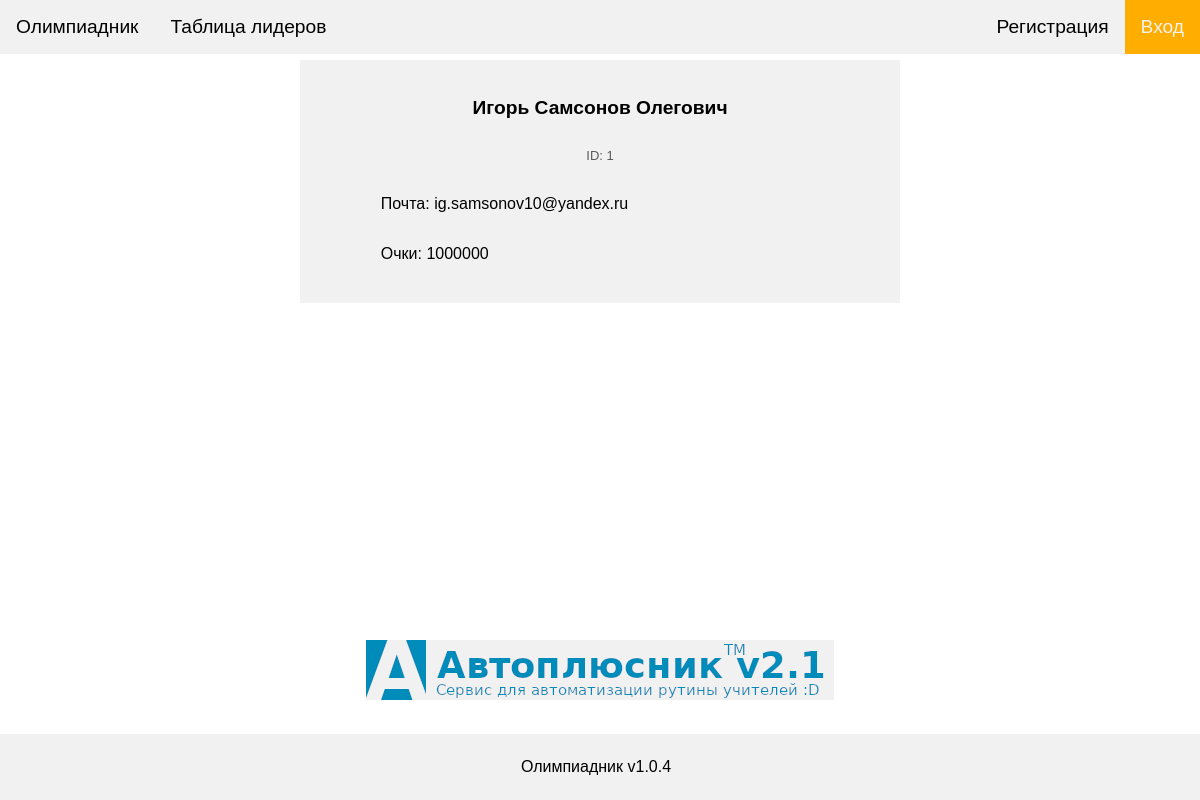
The page /user/1 on the database as committed earlier.
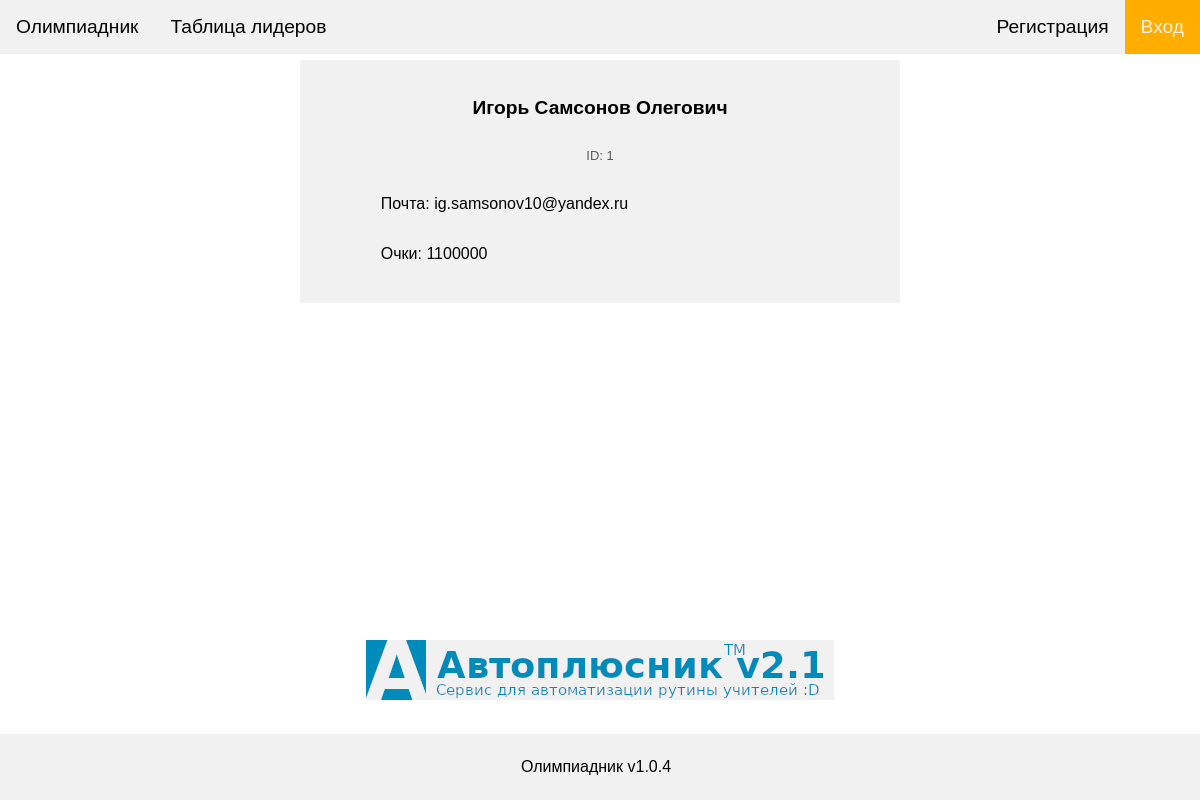
The same page on the database as committed later.
### Auth/Models.py (models this page shows, shortened)
class User(UserMixin, db.Model):
    __tablename__ = 'user'
    id = db.Column(db.Integer, primary_key=True)
    email = db.Column(db.String(255), index=True, unique=True)
    name = db.Column(db.String(255), index=True)
    last_name = db.Column(db.String(255), index=True)
    middle_name = db.Column(db.String(255), index=True)
    password_hashed = db.Column(db.String(255))
    permissions = db.Column(db.SmallInteger)
    points = db.Column(db.Integer)

### Init/Views.py (the view)
@app.route('/user/<user_id>')
def user(user_id):
    user = User.query.get(user_id)
    if not user:
        abort(404)
    username = f'{user.name} {user.last_name} {user.middle_name}'
    return render_template(
        'init/User.html',
        username=username,
        usr=current_user,
        user=user,
        is_admin=is_admin(),
    )

### Auth/Permissions.py (called while the page is built)
def is_admin():
    if current_user.is_authenticated:
        if current_user.permissions == Permissions.admin.value:
            return True
    return False

### templates/init/User.html (shortened to what this page needs)
{% extends "init/Base.html" %}
{% block navbar %}
    {% if usr.is_authenticated %}
        <div class="navbar">
            <a href="/">Олимпиадник</a>
            <a href="/add">Добавить олимпиаду</a>
            <a href="/leaderboard">Таблица лидеров</a>
            {% if is_admin %}
                <a href="/admin">Панель администратора</a>
            {% endif %}
            <a href="/user/{{ usr.id }}" style="float: right" class="active">Мой аккаунт</a>
        </div>
    {% else %}
        <div class="navbar">
            <a href="/">Олимпиадник</a>
            <a href="/leaderboard">Таблица лидеров</a>
            <a href="/login" style="float: right" class="active">Вход</a>
            <a href="/register" style="float: right">Регистрация</a>
        </div>
    {% endif %}
{% endblock %}
{% block content %}
    <div class="centered-container">
        <h1 class="header-text">{{ username }}</h1>
        <p class="hidden-text">ID: {{ user.id }}</p>
        <p class="normal-text" style="margin-left: 10%; margin-right: 10%;">Почта: {{ user.email }}</p>
        <p class="normal-text" style="margin-left: 10%; margin-right: 10%;">Очки: {{ user.points }}</p>
    </div>
{% endblock %}

### templates/init/Base.html (shortened to what this page needs)
<!DOCTYPE html>
<html>
    <head>
        <link rel="stylesheet" href="{{ url_for('static', filename='style/Container.css') }}">
        <link rel="stylesheet" href="{{ url_for('static', filename='style/Dropdown.css') }}">
        <link rel="stylesheet" href="{{ url_for('static', filename='style/Forms.css') }}">
        <link rel="stylesheet" href="{{ url_for('static', filename='style/Main.css') }}">
        <link rel="stylesheet" href="{{ url_for('static', filename='style/Navbar.css') }}">
        <link rel="stylesheet" href="{{ url_for('static', filename='style/Table.css') }}">
        <link rel="stylesheet" href="{{ url_for('static', filename='style/Tabs.css') }}">
        <link rel="stylesheet" href="{{ url_for('static', filename='style/Utils.css') }}">
        <link rel="stylesheet" href="{{ url_for('static', filename='style/Ad.css') }}">
        <link rel="stylesheet" href="{{ url_for('static', filename='style/Footer.css') }}">
    </head>
    <body>
        {% block navbar %}{% endblock %}
        {% block content %}
        {% endblock %}
        <div class="down-ad-container">
            <a href="http://info.silaeder.ru" target="_blank">
                <img src="{{ url_for('static', filename='image/Ad.png') }}">
            </a>
        </div>
        <div class="footer">
            <p class="text">Олимпиадник v1.0.4</p>
        </div>
    </body>
</html>

### static/style/Container.css (style rules this page uses)
.centered-container { margin-right: auto; margin-left: auto; margin-top: 5%; padding: 16px; background-color: #f1f1f1; text-align: center; display: block; width: 50%; }

### static/style/Main.css (style rules this page uses)
body { box-sizing: border-box; -moz-box-sizing: border-box; -webkit-box-sizing: border-box; padding: 0; margin: 0; font-family: sans-serif, arial, helvetica; }
.text { font-size: medium; padding: 8px; padding-left: 0px; }
.normal-text { font-size: medium; padding: 8px; width: 100%; text-align: start; }
.header-text { font-size: larger; font-weight: bold; padding: 8px; }
.hidden-text { font-size: small; padding: 8px; color: #5a5a5a; }

### static/style/Navbar.css (style rules this page uses)
.navbar { position: fixed; background-color: #f1f1f1; overflow: hidden; width: 100%; height: fit-content; top: 0px; left: 0px; }
.navbar a { float: left; display: block; color: black; text-align: center; padding: 16px; text-decoration: none; font-size: larger; }
.navbar a.active { background-color: #ffae00; color: #f1f1f1; }

### static/style/Tabs.css (style rules this page uses)
* { box-sizing: border-box }

### static/style/Ad.css (style rules this page uses)
.down-ad-container { position: fixed; display: block; width: 468; height: 60; top: 100%; left: 50%; margin-top: -160px; margin-left: -234px; }
.down-ad-container img { width: 100%; height: auto; }

### static/style/Footer.css (style rules this page uses)
.footer { position: fixed; background-color: #f1f1f1; overflow: hidden; width: 100%; height: fit-content; bottom: 0px; left: 0px; text-align: center; }

Rows that differ between the two databases and show on the page:
changed User "ig.samsonov10@yandex.ru": points "1000000" → "1100000"
